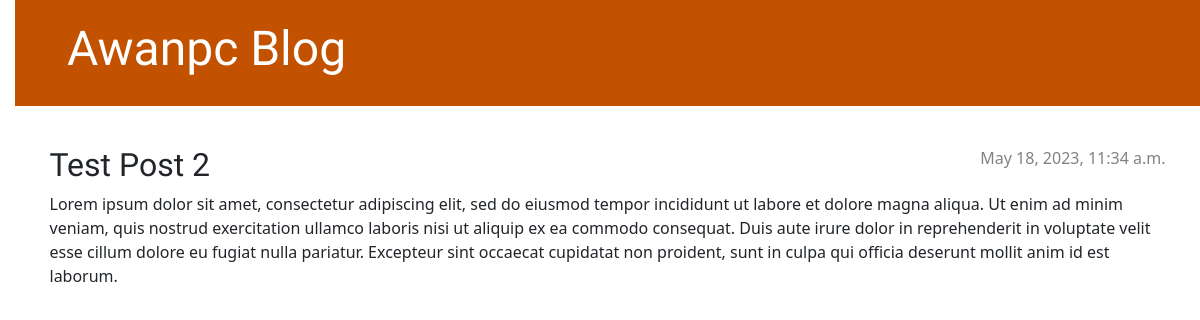
The app's page /post/2/ with its own data.
### blog/models.py (models this page shows, shortened)
class Post(models.Model):
    author = models.ForeignKey(settings.AUTH_USER_MODEL, on_delete=models.CASCADE)
    title = models.CharField(max_length=200)
    text = models.TextField()
    created_date = models.DateTimeField(default=timezone.now)
    published_date = models.DateTimeField(blank=True, null=True)

### blog/views.py (the view)
# urls.py: path('post/<int:pk>/', views.post_detail, name='post_detail'),
def post_detail(request, pk):
    post = get_object_or_404(Post, pk=pk)
    return render(request, 'blog/post_detail.html', {'post' : post})

### blog/templates/blog/post_detail.html
{% extends 'blog/base.html' %}
{% block content %}
    <article class="post">
        {% if post.published_date %}
            <time class="date">
                {{ post.published_date }}
            </time>
        {% endif %}
        <h2>{{ post.title }}</h2>
        <p>{{ post.text|linebreaksbr }}</p>
    </article>
{% endblock %}

### blog/static/css/blog.css (style rules this page uses)
body { padding-left: 15px; }
h1, h2, h3, h4 { font-family: 'Lobster', cursive; }
.date { color: #828282; }
.post { margin-bottom: 70px; }
.post > .date, .post > .actions { float: right; }

### records on screen
Post: published_date "May 18, 2023, 11:34 a.m.", title "Test Post 2", text "Lorem ipsum dolor sit amet, consectetur adipiscing elit, sed do eiusmod tempor incididunt ut labore et dolore magna aliqua. Ut enim ad minim veniam, quis nostrud exercitation ullamco laboris nisi ut aliquip ex ea commodo consequat. Duis aute irure dolor in reprehenderit in voluptate velit esse cillum dolore eu fugiat nulla pariatur. Excepteur sint occaecat cupidatat non proident, sunt in culpa qui officia deserunt mollit anim id est laborum."
